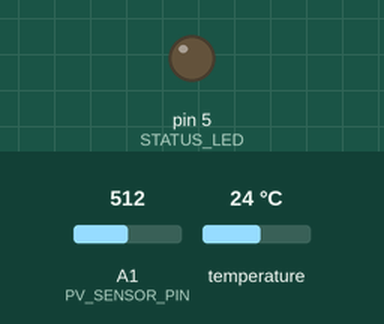
This sketch was run on a simulated Arduino Uno, built with avr-gcc and run on an emulated ATmega328P. Shown: output pins drawn as LEDs (lit = HIGH). The inputs (shaded band) are chosen by the test bench; at power-on: A1 (PV_SENSOR_PIN) = 512, temperature 24 °C. Sleep ends after the set time or at an interrupt; the local clock reads 2024-03-15 10:24:30 at power-on unless the sketch sets it; storage starts empty; pins used as bus, display or sensor lines are not drawn.

Above: at 2.9 s.
At 66.9 s:
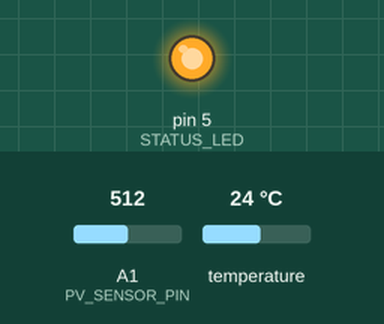
Timing chart, 0 to 78.5 s (numbered marks = the images above):
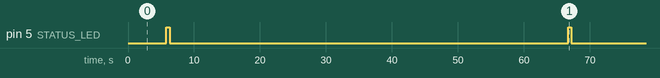

Measured:
- by itself, pin 5 (STATUS_LED): alternates HIGH for 0.50 s and LOW for 59.9 s

The sketch:

Combined.ino
```cpp
#include <OneWire.h>
#include <DallasTemperature.h>
#include <SD.h>
#include <RTClib.h>
#include <avr/sleep.h>
#include <avr/wdt.h>

// PINS
#define PIN_SPI_CS 10
#define ONE_WIRE_BUS 2
#define PV_SENSOR_PIN A1
#define PV_CONVERT_SCALAR 1.27F
#define DCDC_SWITCH 4
#define STATUS_LED 5
#define RESET_RTC false

// INIT VARIABLES
String fileName = "log.txt";
int measurmentTimeSeconds = 60;

// SENSOR INIT VARIABLES
RTC_DS3231 rtc;
OneWire oneWire(ONE_WIRE_BUS);
DallasTemperature sensors(&oneWire);
uint32_t lastMeasurement = 0;

// DATA FUNCTIONS
float readTemp();
float readPV();

// REAL TIME CLOCK INIT
void initRTC();

// SD CARD FUNCTIONS
void initSD();
void createFile();
uint32_t unixTimestamp();
bool writeToLog(float temp, float pv);
void tick();

/* INIT
 *  INITIALIZE temperature SENSOR
 *  SET PINMODES TO OUTPUT |  LED Indicators:
 *                            - Blink for 1/2s: Read and write data successful
 *                            - Blink for 2s-ON|1/2s-OFF if SD Card is not initialized
 *                            DCDC Switch is used to turn on/off Power for insolation sensor
 *  INITIALIZE RTC
 */

void setup() {
  // Serial.begin(9600);
  sensors.begin();
  pinMode(STATUS_LED, OUTPUT);
  pinMode(DCDC_SWITCH, OUTPUT);
  initRTC();
}

void loop() {

  uint32_t time_now = unixTimestamp();

  // WRITE SD
  digitalWrite(DCDC_SWITCH, HIGH);
  delay(5000);    // Delay to get valid data from insolation sensor
  tick();

  digitalWrite(DCDC_SWITCH, LOW);

  // Signal of data written
  digitalWrite(STATUS_LED, HIGH);
  delay(500);
  digitalWrite(STATUS_LED, LOW);
  delay(500);

  // Go to sleep for 45secs
  int sleep_time = 45;
  for (int i = 0; i < sleep_time; i++) {
    myWatchdogEnable ();
  }

  // Calc remaining time to 60secs and delay to get frequency of 1 minute
  uint32_t delta = unixTimestamp() - time_now;
  delay((measurmentTimeSeconds - delta)*1000);

}

// Routine for getting values and save
void tick() {

  float temp = readTemp();
  float pv = readPV();
  int retries = 0;
  while(!writeToLog(temp, pv)) {
    delay(100);
    retries++;
    if(retries == 10) {
      Serial.print(F("Stopping retries..."));
      break;
    }
    Serial.print(F("Retry write: "));
    Serial.print(retries);
    Serial.println();
  }
}

// Get insolation value
float readPV() {
  float raw = (float) analogRead(PV_SENSOR_PIN);
  return raw * PV_CONVERT_SCALAR;
}

// Get temperature value
float readTemp() {
  sensors.requestTemperatures();
  return sensors.getTempCByIndex(0);
}

// Initialize RTC and set blinkink LED if failure
void initRTC() {
  if (!rtc.begin()) {
    // Serial.println(F("Couldn't find RTC"));
    while(1) {
      digitalWrite(STATUS_LED, HIGH);
      delay(2000);
      digitalWrite(STATUS_LED, LOW);
      delay(500);
    }
  }

  if(RESET_RTC) {
    rtc.adjust(DateTime(F(__DATE__), F(__TIME__)));
  }
  // Serial.println(F("RTC started"));
}

// Get unixTimestamp from RTC
uint32_t unixTimestamp() {
  DateTime current = rtc.now();
  uint32_t stamp = current.unixtime();
  return stamp;
}

// Initialize SD Card via SPI
void initSD() {
  if (!SD.begin(PIN_SPI_CS)) {
    // Serial.println(F("SD CARD FAILED!"));
    while (1) {
      // ERROR if SD Card could not be written
      digitalWrite(STATUS_LED, HIGH);
      delay(1000);
      digitalWrite(STATUS_LED, LOW);
      delay(1000);
    }
  }
}

// Create File ***NOT NEEDED*** ?!
void createFile() {
  if (!SD.exists(fileName)) {
    File logFile = SD.open(fileName, FILE_WRITE);
    logFile.close();
  }
}

// Write data values to SD Card
bool writeToLog(float temp, float pv) {

  String dataString = "";

  dataString += unixTimestamp();
  dataString += " > ";
  dataString += temp;
  dataString += " | ";
  dataString += pv;

  initSD();

  File logFile = SD.open(fileName, FILE_WRITE);

  if(logFile) {
      logFile.println(dataString);
      logFile.close();

      return true;
  } else {
    Serial.println(F("Error opening file."));
    return false;
  }

}

// Watchdog Dog ISR
ISR (WDT_vect)
{
   wdt_disable();  // disable watchdog
}

// Configure Watchdog Timer for 1s and got to sleep
void myWatchdogEnable()
{
  // clear various "reset" flags
  MCUSR = 0;
  // allow changes, disable reset
  WDTCSR = bit (WDCE) | bit (WDE);
  // set interrupt mode and an interval
  WDTCSR = bit (WDIE) | bit (WDP2) | bit (WDP1);    // set WDIE, and 1 second delay
  wdt_reset();

  set_sleep_mode (SLEEP_MODE_PWR_DOWN);
  sleep_mode();
}
```
